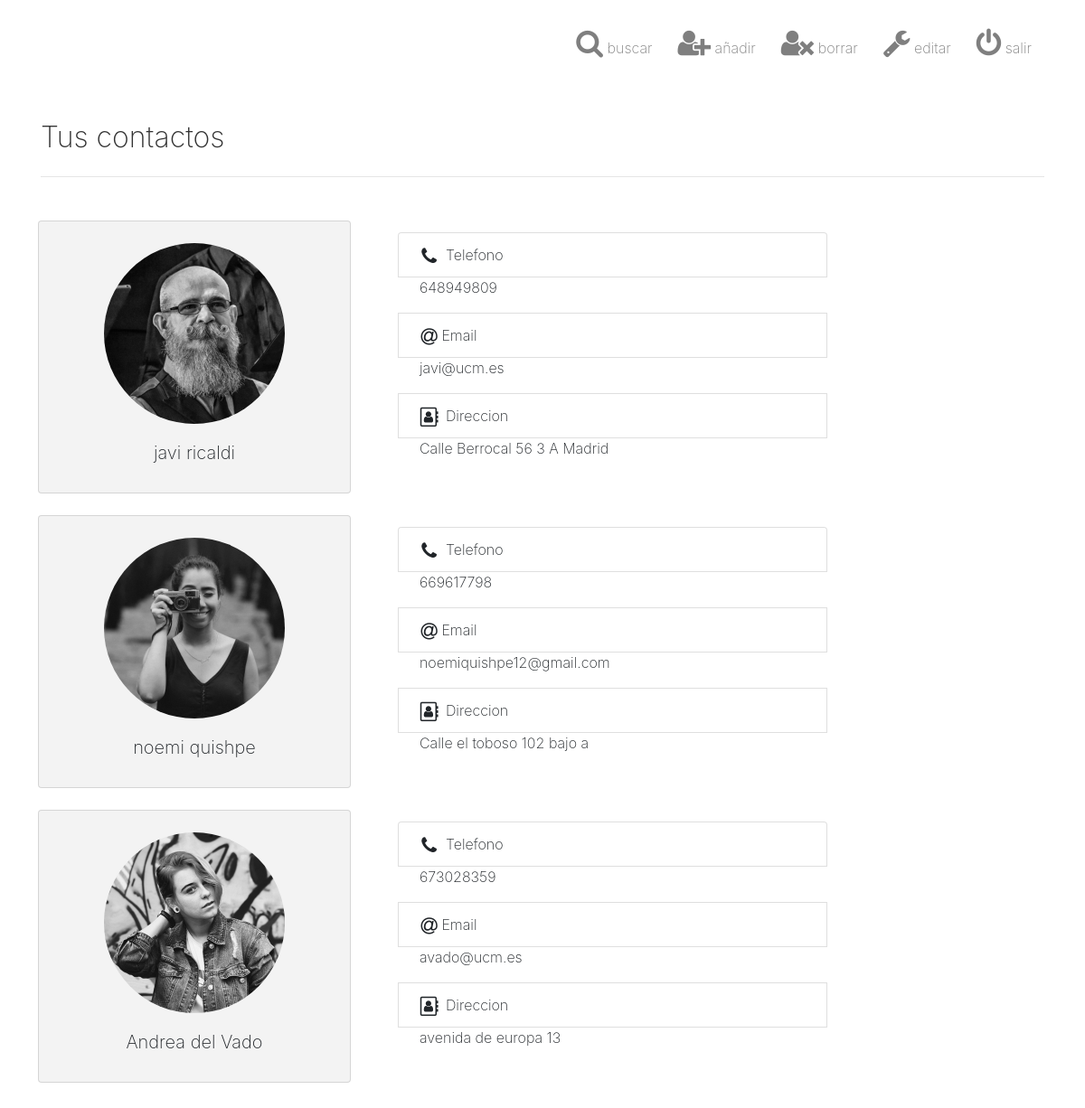
The app's page /listaContactos.php (signed in) with its own data.
### tables this page shows
CREATE TABLE `contactos` (
  `idContacto` int(11) NOT NULL,
  `nombre` varchar(100) NOT NULL,
  `direccion` varchar(200) NOT NULL,
  `email` varchar(100) NOT NULL,
  `numero` int(9) NOT NULL,
  `imagen` varchar(100) NOT NULL
);

### listaContactos.php (the view, shortened to what this page needs)
<!DOCTYPE html>
<html>
<head>
  <link rel="stylesheet" href="https://cdnjs.cloudflare.com/ajax/libs/font-awesome/4.7.0/css/font-awesome.min.css" type="text/css">
  <link rel="stylesheet" href="css/listacontactos.css" type="text/css"> </head>
<body>
   <nav class="navbar navbar-expand-md bg-secondary navbar-light bg-secondary py-3">
    <div class="container">
      <div class="collapse navbar-collapse text-center justify-content-end" id="navbarLightSupportedContent">
        <ul class="navbar-nav">
          <li class="nav-item mx-1">
            <a class="nav-link" href="buscarContacto.php">
              <i class="fa fa-search d-inline fa-2x"></i> buscar</a>
          </li>
          <li class="nav-item mx-1">
            <a class="nav-link" href="anadirContacto.php">
              <i class="fa d-inline fa-user-plus fa-2x"></i> añadir</a>
          </li>
          <li class="nav-item mx-1">
            <a class="nav-link" href="borrarContacto.php">
              <i class="fa d-inline fa-user-times fa-2x"></i> borrar</a>
          </li>
          <li class="nav-item mx-1">
            <a class="nav-link" href="editarContacto.php">
              <i class="fa d-inline fa-wrench fa-2x"></i> editar</a>
          </li>
          <li class="nav-item mx-1">
            <a class="nav-link" href="logout.php">
              <i class="fa d-inline fa-power-off fa-2x"></i> salir</a>
          </li>
        </ul>
      </div>
    </div>
  </nav>
  <div class="py-4">
    <div class="container">
      <div class="row">
        <div class="col-12">
          <h2>Tus contactos</h2>
          <hr class="mb-4">
        </div>
      </div>
        <?php
            $idUsuario = $_SESSION['id'];
            $mysqli = conexion::getConection();
            $sql = "SELECT idContacto FROM `usuarios-contactos` WHERE idUsuario = $idUsuario";
            $query = mysqli_query($mysqli,$sql);
            while($fila= mysqli_fetch_assoc($query)){
              $idContacto = $fila['idContacto'];
              $sqlContacto = "SELECT * FROM contactos WHERE idContacto = $idContacto";
              $table = mysqli_query($mysqli,$sqlContacto);
              foreach ($table as $key => $value) {
                echo'<div class="row w-100">';
                  echo'<div class="p-2 col-md-2 col-lg-4">';
                    echo'<div class="card bg-light">';
                      echo'<img class="img-fluid rounded-circle w mx-auto mt-3" src='.$value['imagen'].' alt="Card image">';
                      echo'<div class="card-body">';
                        echo'<h5 class="card-title text-center">'.$value['nombre'].'</h5>';
                      echo'</div>';
                    echo'</div>';
                  echo'</div>';
                  echo'<div class="col-md-6">';
                    echo'<div class="col-md-12 p-3">';
                      echo'<div class="card border-secondary">';
                        echo'<li class="list-group-item">';
                          echo'<i class="fa fa-fw fa-phone fa-lg"></i> Telefono </li>';
                           echo'<p class="card-text px-3">'.$value['numero'].'</p>';
                          echo'<li class="list-group-item">';
                          echo'<i class="fa fa-fw fa-at fa-lg"></i>Email </li>';
                            echo'<p class="card-text px-3">'.$value['email'].'</p>';
                          echo'<li class="list-group-item text-left">';
                          echo'<i class="fa fa-fw fa-address-book-o fa-lg"></i> Direccion </li>';
                            echo'<p class="card-text px-3">'.$value['direccion'].'<br></p>';
                      echo'</div>';
                    echo'</div>';
                  echo'</div>';
                echo'</div>';
              }
            }
        ?>
      </div>
    </div>
</body>
</html>

### records on screen
contactos: imagen (picture), nombre "javi ricaldi", numero "648949809", email "javi@ucm.es", direccion "Calle Berrocal 56 3 A Madrid"
contactos: imagen (picture), nombre "noemi quishpe", numero "669617798", email "noemiquishpe12@gmail.com", direccion "Calle el toboso 102 bajo a"
contactos: imagen (picture), nombre "Andrea del Vado", numero "673028359", email "avado@ucm.es", direccion "avenida de europa 13"
